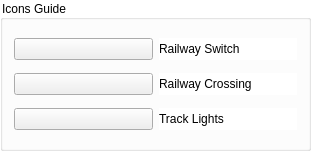
   <widget class="QGroupBox" name="groupBox_6">
    <property name="geometry">
     <rect>
      <x>670</x>
      <y>880</y>
      <width>311</width>
      <height>151</height>
     </rect>
    </property>
    <property name="styleSheet">
     <string notr="true">QGroupBox {
    background-color: white;
}
</string>
    </property>
    <property name="title">
     <string>Icons Guide</string>
    </property>
    <layout class="QGridLayout" name="gridLayout_6">
     <item row="0" column="0">
      <widget class="QPushButton" name="pushButton_83">
       <property name="focusPolicy">
        <enum>Qt::NoFocus</enum>
       </property>
       <property name="styleSheet">
        <string notr="true">
    QPushButton {
        border-style: solid;
        border-width: 2px;
		 background-color: white;
    }
&quot;&quot;&quot;)
</string>
       </property>
       <property name="text">
        <string/>
       </property>
       <property name="icon">
        <iconset>
         <normaloff>switch.png</normaloff>switch.png</iconset>
       </property>
       <property name="iconSize">
        <size>
         <width>30</width>
         <height>30</height>
        </size>
       </property>
      </widget>
     </item>
     <item row="0" column="1">
      <widget class="QLabel" name="label">
       <property name="styleSheet">
        <string notr="true">background-color: white
</string>
       </property>
       <property name="text">
        <string>Railway Switch</string>
       </property>
      </widget>
     </item>
     <item row="1" column="0">
      <widget class="QPushButton" name="pushButton_85">
       <property name="focusPolicy">
        <enum>Qt::NoFocus</enum>
       </property>
       <property name="styleSheet">
        <string notr="true">
    QPushButton {
        border-style: solid;
        border-width: 2px;
		 background-color: white;
    }
&quot;&quot;&quot;)
</string>
       </property>
       <property name="text">
        <string/>
       </property>
       <property name="icon">
        <iconset>
         <normaloff>crossing.png</normaloff>crossing.png</iconset>
       </property>
       <property name="iconSize">
        <size>
         <width>30</width>
         <height>30</height>
        </size>
       </property>
      </widget>
     </item>
     <item row="1" column="1">
      <widget class="QLabel" name="label_5">
       <property name="styleSheet">
        <string notr="true">background-color: white
</string>
       </property>
       <property name="text">
        <string>Railway Crossing</string>
       </property>
      </widget>
     </item>
     <item row="2" column="0">
      <widget class="QPushButton" name="pushButton_126">
       <property name="focusPolicy">
        <enum>Qt::NoFocus</enum>
       </property>
       <property name="styleSheet">
        <string notr="true">
    QPushButton {
        border-style: solid;
        border-width: 2px;
		 background-color: rbg(233, 247, 255);
    }
&quot;&quot;&quot;)
</string>
       </property>
       <property name="text">
        <string/>
       </property>
       <property name="icon">
        <iconset>
         <normaloff>light.png</normaloff>light.png</iconset>
       </property>
       <property name="iconSize">
        <size>
         <width>40</width>
         <height>30</height>
        </size>
       </property>
      </widget>
     </item>
     <item row="2" column="1">
      <widget class="QLabel" name="label_17">
       <property name="styleSheet">
        <string notr="true">background-color: white
</string>
       </property>
       <property name="text">
        <string>Track Lights</string>
       </property>
      </widget>
     </item>
    </layout>
   </widget>
